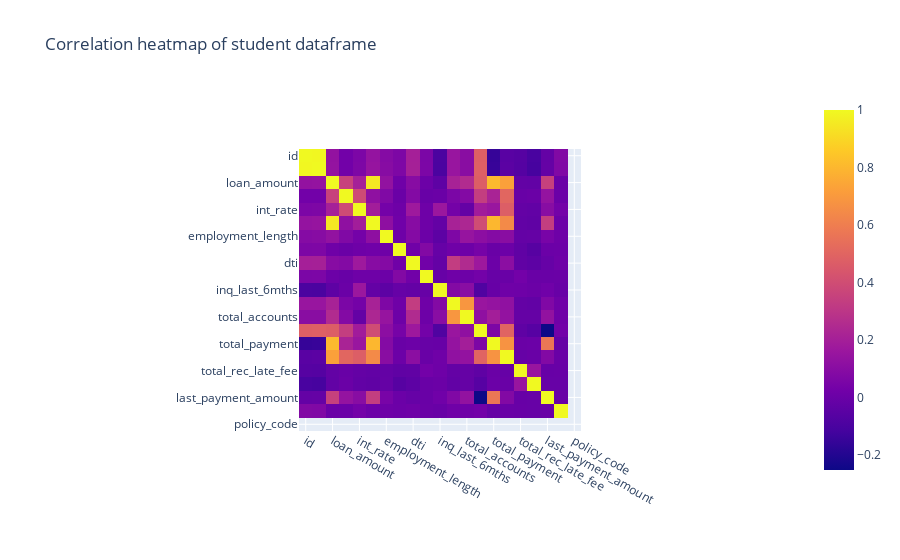

The code cell stored with this chart in its notebook:
### Code cell
# Observe again to check the colinearities have gone!

import plotly.express as px
dfinfo_1=db.DataFrameInfo()
px.imshow(loan_payments_no_colinear.corr(numeric_only=True), title="Correlation heatmap of student dataframe")

### Figure 1 — Plotly figure (JSON) as saved in the notebook; plotly's stock layout.template omitted (floating-point values rounded to 4 significant figures; data arrays with more than 128 entries replaced by an {"elided": "..."} marker saying what was removed)
{"data": [{"coloraxis": "coloraxis", "hovertemplate": "x: %{x}<br>y: %{y}<br>color: %{z}<extra></extra>", "name": "0", "type": "heatmap", "x": ["id", "member_id", "loan_amount", "term", "int_rate", "instalment", "employment_length", "annual_inc", "dti", "delinq_2yrs", "inq_last_6mths", "open_accounts", "total_accounts", "out_prncp", "total_payment", "total_rec_int", "total_rec_late_fee", "recoveries", "last_payment_amount", "collections_12_mths_ex_med", "policy_code"], "xaxis": "x", "y": ["id", "member_id", "loan_amount", "term", "int_rate", "instalment", "employment_length", "annual_inc", "dti", "delinq_2yrs", "inq_last_6mths", "open_accounts", "total_accounts", "out_prncp", "total_payment", "total_rec_int", "total_rec_late_fee", "recoveries", "last_payment_amount", "collections_12_mths_ex_med", "policy_code"], "yaxis": "y", "z": {"elided": "21x21 float values"}}], "layout": {"coloraxis": {"colorscale": [[0, "#0d0887"], [0.1111, "#46039f"], [0.2222, "#7201a8"], [0.3333, "#9c179e"], [0.4444, "#bd3786"], [0.5556, "#d8576b"], [0.6667, "#ed7953"], [0.7778, "#fb9f3a"], [0.8889, "#fdca26"], [1, "#f0f921"]]}, "title": {"text": "Correlation heatmap of student dataframe"}, "xaxis": {"anchor": "y", "constrain": "domain", "domain": [0, 1], "scaleanchor": "y"}, "yaxis": {"anchor": "x", "autorange": "reversed", "constrain": "domain", "domain": [0, 1]}}}
